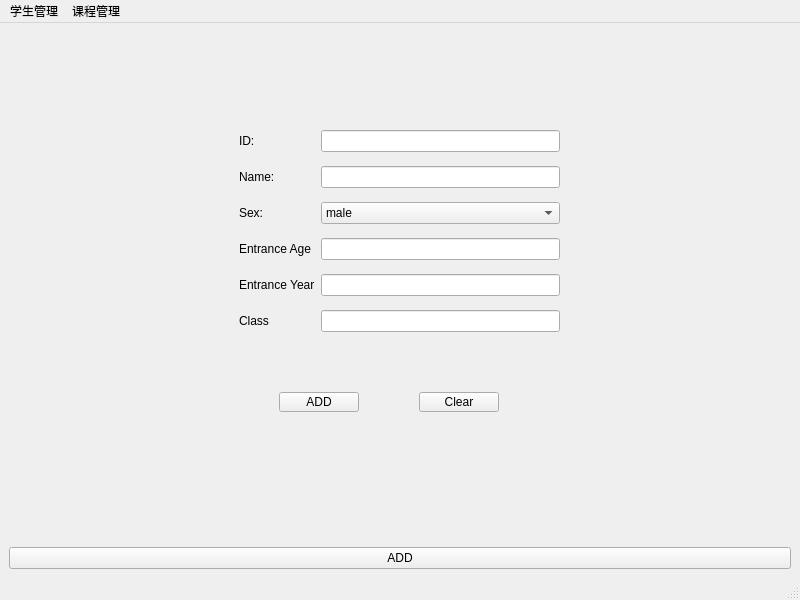
<?xml version="1.0" encoding="UTF-8"?>
<ui version="4.0">
 <class>admin</class>
 <widget class="QMainWindow" name="admin">
  <property name="geometry">
   <rect>
    <x>0</x>
    <y>0</y>
    <width>800</width>
    <height>600</height>
   </rect>
  </property>
  <property name="windowTitle">
   <string>MainWindow</string>
  </property>
  <widget class="QWidget" name="centralwidget">
   <layout class="QVBoxLayout" name="verticalLayout">
    <item>
     <widget class="QStackedWidget" name="stackedWidget">
      <property name="sizePolicy">
       <sizepolicy hsizetype="Expanding" vsizetype="Expanding">
        <horstretch>0</horstretch>
        <verstretch>0</verstretch>
       </sizepolicy>
      </property>
      <property name="currentIndex">
       <number>1</number>
      </property>
      <widget class="QWidget" name="page_2">
       <layout class="QHBoxLayout" name="horizontalLayout_2">
        <item>
         <widget class="QTableWidget" name="tableWidget">
          <attribute name="horizontalHeaderCascadingSectionResizes">
           <bool>false</bool>
          </attribute>
          <attribute name="verticalHeaderStretchLastSection">
           <bool>false</bool>
          </attribute>
          <column>
           <property name="text">
            <string>ID</string>
           </property>
          </column>
          <column>
           <property name="text">
            <string>Name</string>
           </property>
          </column>
          <column>
           <property name="text">
            <string>Sex</string>
           </property>
          </column>
          <column>
           <property name="text">
            <string>Entrance Age</string>
           </property>
          </column>
          <column>
           <property name="text">
            <string>Entrance Year</string>
           </property>
          </column>
          <column>
           <property name="text">
            <string>Class</string>
           </property>
          </column>
          <column>
           <property name="text">
            <string/>
           </property>
          </column>
          <column>
           <property name="text">
            <string/>
           </property>
          </column>
         </widget>
        </item>
       </layout>
      </widget>
      <widget class="QWidget" name="addStudentPage">
       <widget class="QWidget" name="layoutWidget">
        <property name="geometry">
         <rect>
          <x>230</x>
          <y>90</y>
          <width>321</width>
          <height>221</height>
         </rect>
        </property>
        <layout class="QGridLayout" name="gridLayout">
         <item row="0" column="0">
          <widget class="QLabel" name="label_2">
           <property name="text">
            <string>ID:</string>
           </property>
          </widget>
         </item>
         <item row="0" column="1">
          <widget class="QLineEdit" name="id"/>
         </item>
         <item row="1" column="0">
          <widget class="QLabel" name="label_3">
           <property name="text">
            <string>Name:</string>
           </property>
          </widget>
         </item>
         <item row="1" column="1">
          <widget class="QLineEdit" name="name"/>
         </item>
         <item row="2" column="0">
          <widget class="QLabel" name="label_4">
           <property name="text">
            <string>Sex:</string>
           </property>
          </widget>
         </item>
         <item row="2" column="1">
          <widget class="QComboBox" name="comboBox">
           <item>
            <property name="text">
             <string>male</string>
            </property>
           </item>
           <item>
            <property name="text">
             <string>female</string>
            </property>
           </item>
          </widget>
         </item>
         <item row="3" column="0">
          <widget class="QLabel" name="label_5">
           <property name="text">
            <string>Entrance Age</string>
           </property>
          </widget>
         </item>
         <item row="3" column="1">
          <widget class="QLineEdit" name="age"/>
         </item>
         <item row="4" column="0">
          <widget class="QLabel" name="label_6">
           <property name="text">
            <string>Entrance Year</string>
           </property>
          </widget>
         </item>
         <item row="4" column="1">
          <widget class="QLineEdit" name="year"/>
         </item>
         <item row="5" column="0">
          <widget class="QLabel" name="label_7">
           <property name="text">
            <string>Class</string>
           </property>
          </widget>
         </item>
         <item row="5" column="1">
          <widget class="QLineEdit" name="class_2"/>
         </item>
        </layout>
       </widget>
       <widget class="QPushButton" name="addStudentBtn">
        <property name="geometry">
         <rect>
          <x>270</x>
          <y>360</y>
          <width>80</width>
          <height>20</height>
         </rect>
        </property>
        <property name="text">
         <string>ADD</string>
        </property>
       </widget>
       <widget class="QPushButton" name="clear">
        <property name="geometry">
         <rect>
          <x>410</x>
          <y>360</y>
          <width>80</width>
          <height>20</height>
         </rect>
        </property>
        <property name="text">
         <string>Clear</string>
        </property>
       </widget>
      </widget>
     </widget>
    </item>
    <item>
     <widget class="QPushButton" name="pushButton">
      <property name="text">
       <string>ADD</string>
      </property>
     </widget>
    </item>
   </layout>
  </widget>
  <widget class="QMenuBar" name="menubar">
   <property name="geometry">
    <rect>
     <x>0</x>
     <y>0</y>
     <width>800</width>
     <height>21</height>
    </rect>
   </property>
   <widget class="QMenu" name="menu">
    <property name="title">
     <string>学生管理</string>
    </property>
   </widget>
   <widget class="QMenu" name="menu_2">
    <property name="title">
     <string>课程管理</string>
    </property>
   </widget>
   <addaction name="menu"/>
   <addaction name="menu_2"/>
  </widget>
  <widget class="QStatusBar" name="statusbar"/>
 </widget>
 <resources/>
 <connections/>
</ui>
